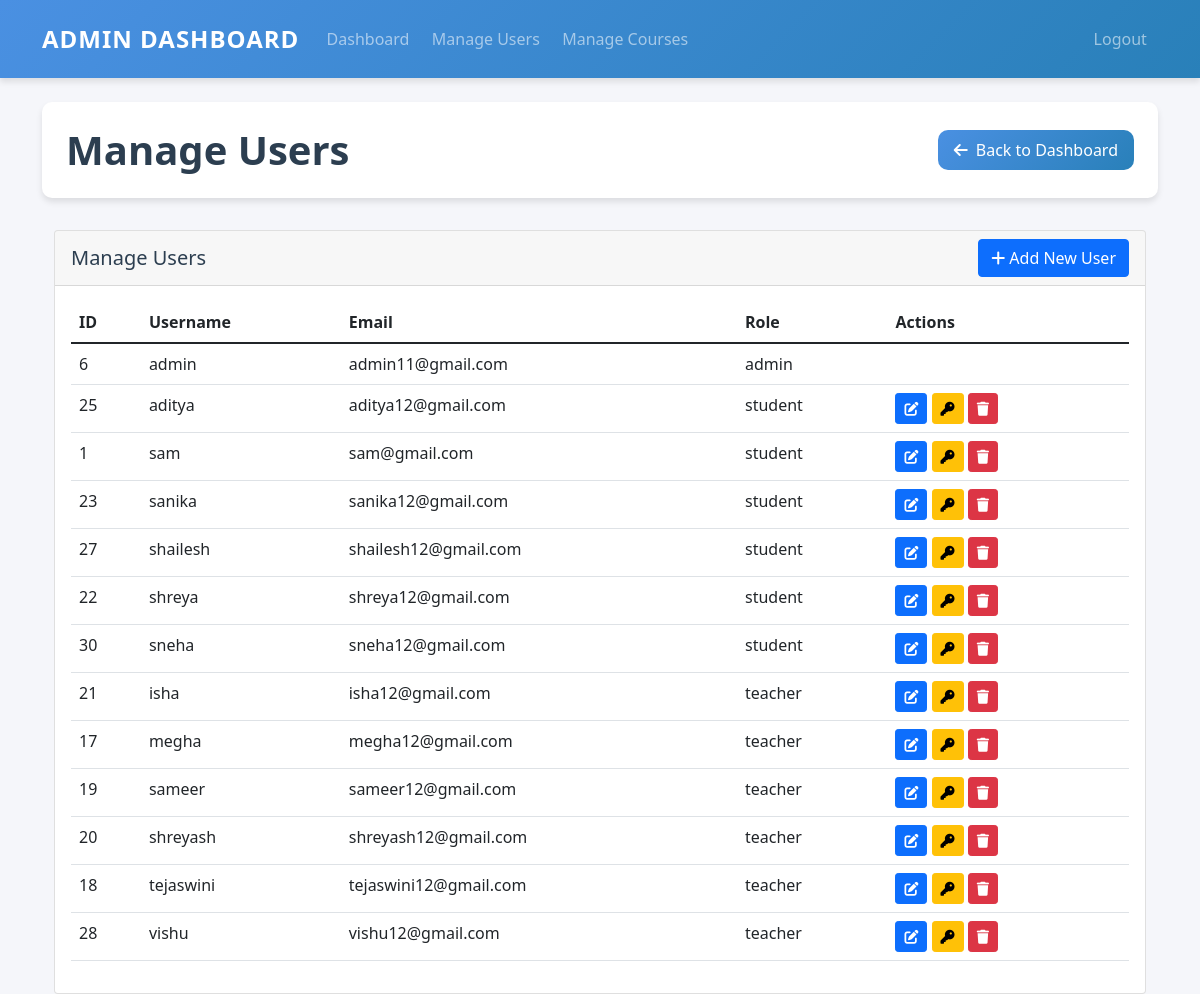
The app's page /manage_users.php (signed in) with its own data.
### tables this page shows
CREATE TABLE users (
                id INTEGER PRIMARY KEY AUTOINCREMENT,
                username VARCHAR(50) UNIQUE NOT NULL,
                password VARCHAR(255) NOT NULL,
                email VARCHAR(100) UNIQUE NOT NULL,
                role VARCHAR(20) NOT NULL,
                created_at DATETIME DEFAULT CURRENT_TIMESTAMP
            , verified INTEGER DEFAULT 0, fullname TEXT, bio TEXT, avatar TEXT);

### manage_users.php (the view, shortened to what this page needs)
<?php
$db = new Database();
$conn = $db->getConnection();
$role = isset($_GET['role']) ? $_GET['role'] : null;
$query = 'SELECT * FROM users';
$query .= ' ORDER BY role, username';
$stmt = $conn->prepare($query);
$result = $stmt->execute();
$users = [];
while ($row = $result->fetchArray(SQLITE3_ASSOC)) {
    $users[] = $row;
}
$page_title = $role ? ucfirst($role) . ' Management' : 'Manage Users';
require_once 'includes/admin_header.php';
?>
    <div class="container">
        <div class="card">
            <div class="card-header d-flex justify-content-between align-items-center">
                <h5 class="mb-0"><?php echo $page_title; ?></h5>
                <button class="btn btn-primary" data-bs-toggle="modal" data-bs-target="#addUserModal">
                    <i class="fas fa-plus"></i> Add New <?php echo $role ? ucfirst($role) : 'User'; ?>
                </button>
            </div>
            <div class="card-body">
                <div class="table-responsive">
                    <table class="table table-hover">
                        <thead>
                            <tr>
                                <th>ID</th>
                                <th>Username</th>
                                <th>Email</th>
                                <?php if (!$role): ?>
                                <th>Role</th>
                                <?php endif; ?>
                                <th>Actions</th>
                            </tr>
                        </thead>
                        <tbody>
                            <?php foreach ($users as $user): ?>
                            <tr>
                                <td><?php echo htmlspecialchars($user['id']); ?></td>
                                <td><?php echo htmlspecialchars($user['username']); ?></td>
                                <td><?php echo htmlspecialchars($user['email']); ?></td>
                                <?php if (!$role): ?>
                                <td><?php echo htmlspecialchars($user['role']); ?></td>
                                <?php endif; ?>
                                <td>
                                    <?php if ($user['role'] !== 'admin'): ?>
                                    <button class="btn btn-sm btn-primary edit-user"
                                            data-bs-toggle="modal"
                                            data-bs-target="#editUserModal"
                                            data-id="<?php echo $user['id']; ?>"
                                            data-username="<?php echo htmlspecialchars($user['username']); ?>"
                                            data-email="<?php echo htmlspecialchars($user['email']); ?>"
                                            data-role="<?php echo htmlspecialchars($user['role']); ?>">
                                        <i class="fas fa-edit"></i>
                                    </button>
                                    <button class="btn btn-sm btn-warning change-password"
                                            data-bs-toggle="modal"
                                            data-bs-target="#changePasswordModal"
                                            data-id="<?php echo $user['id']; ?>"
                                            data-username="<?php echo htmlspecialchars($user['username']); ?>">
                                        <i class="fas fa-key"></i>
                                    </button>
                                    <button class="btn btn-sm btn-danger delete-user"
                                            data-bs-toggle="modal"
                                            data-bs-target="#deleteUserModal"
                                            data-id="<?php echo $user['id']; ?>"
                                            data-username="<?php echo htmlspecialchars($user['username']); ?>">
                                        <i class="fas fa-trash"></i>
                                    </button>
                                    <?php endif; ?>
                                </td>
                            </tr>
                            <?php endforeach; ?>
                        </tbody>
                    </table>
                </div>
            </div>
        </div>
    </div>
    </div>
</body>
</html>

### includes/admin_header.php (style rules this page uses)
:root { --primary-color: #4a90e2; --secondary-color: #f5f6fa; --danger-color: #e74c3c; --success-color: #2ecc71; --warning-color: #f1c40f; --text-color: #2c3e50; --border-radius: 10px; --transition-speed: 0.3s; --card-shadow: 0 4px 6px rgba(0,0,0,0.1); --hover-shadow: 0 8px 15px rgba(0,0,0,0.1); }
body { background-color: var(--secondary-color); font-family: 'Segoe UI', Tahoma, Geneva, Verdana, sans-serif; color: var(--text-color); min-height: 100vh; }

### records on screen
users: id "6", username "admin", email "admin11@gmail.com", role "admin"
users: id "25", username "aditya", email "aditya12@gmail.com", role "student"
users: id "1", username "sam", email "sam@gmail.com", role "student"
users: id "23", username "sanika", email "sanika12@gmail.com", role "student"
users: id "27", username "shailesh", email "shailesh12@gmail.com", role "student"
users: id "22", username "shreya", email "shreya12@gmail.com", role "student"
users: id "30", username "sneha", email "sneha12@gmail.com", role "student"
users: id "21", username "isha", email "isha12@gmail.com", role "teacher"
users: id "17", username "megha", email "megha12@gmail.com", role "teacher"
users: id "19", username "sameer", email "sameer12@gmail.com", role "teacher"
users: id "20", username "shreyash", email "shreyash12@gmail.com", role "teacher"
users: id "18", username "tejaswini", email "tejaswini12@gmail.com", role "teacher"
users: id "28", username "vishu", email "vishu12@gmail.com", role "teacher"

### other values on screen
$page_title "Manage Users"
